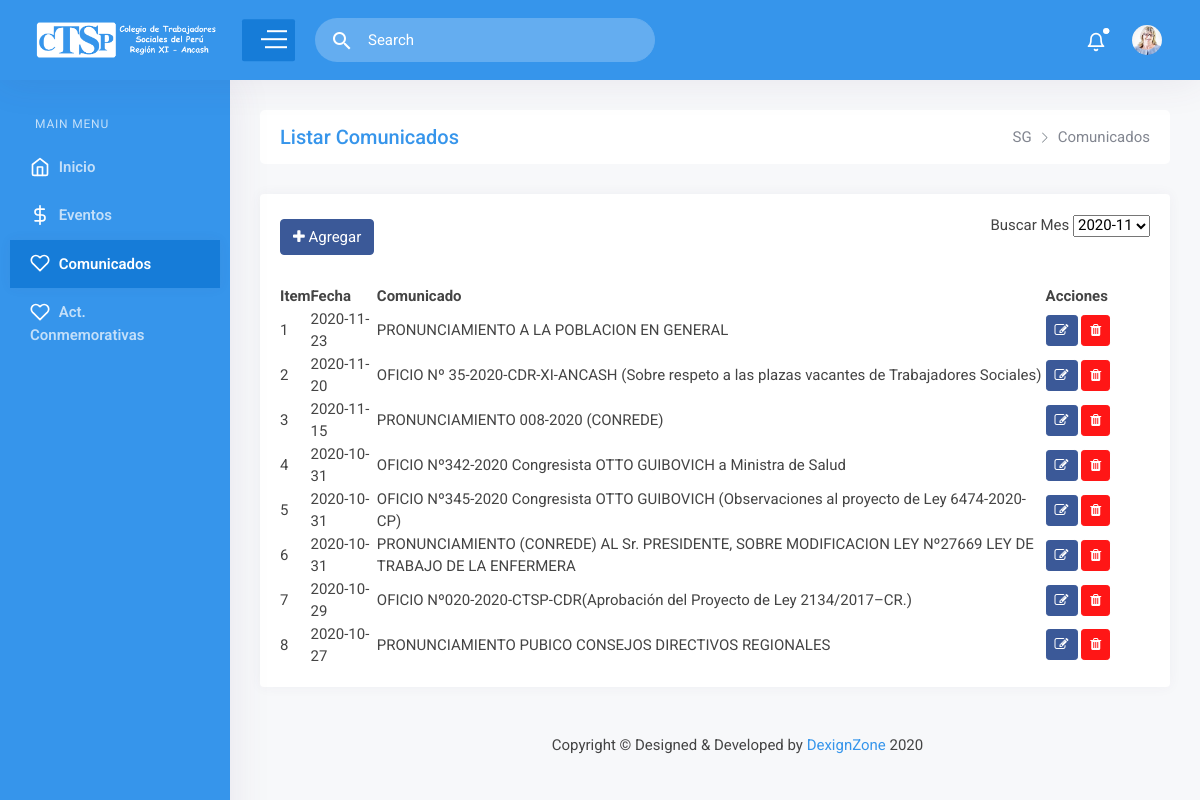
The app's page /intranet/gestor_contenidos/contents/ver_comunicados.php, older data.
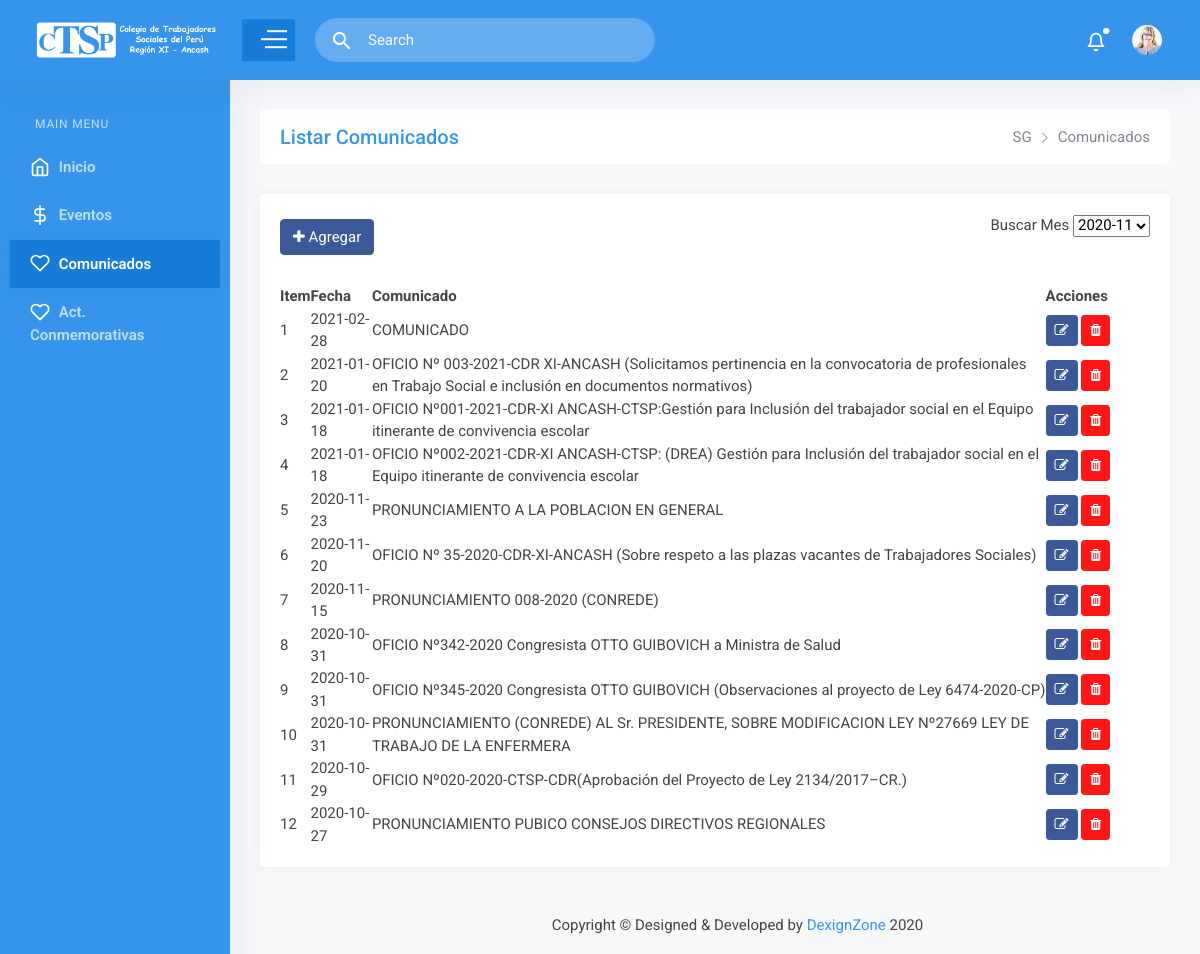
The same page, newer data.
### tables this page shows
CREATE TABLE `comunicados` (
  `idcomunicado` int(11) NOT NULL,
  `titulo` varchar(245) DEFAULT NULL,
  `imagen` varchar(45) DEFAULT NULL,
  `fecha` date DEFAULT NULL
);

### intranet/models/Conectar.php (called while the page is built, shortened)
<?php
class Conectar
{
    private static $_instancia;
    private $_connection;
    private $_host = "localhost";
    private $_user = "root_lsp";
    private $_pass = "root/*123";
    private $_db = "ctsprxi";
    public function __construct()
    {
        $this->_connection = new mysqli($this->_host, $this->_user, $this->_pass, $this->_db);
        $this->_connection->query("SET NAMES 'utf8'");
    }
    public static function getInstancia()
    {
        if (!isset(self::$_instancia)) {
            self::$_instancia = new self;
        }
        return self::$_instancia;
    }
    public function getConnection()
    {
        return $this->_connection;
    }
    public function get_Cursor($sql)
    {
        $db = conectar::getInstancia();
        $mysqli = $db->getConnection();
        $resultado = $mysqli->query($sql);
        return $resultado;
    }
}

### intranet/models/Comunicados.php (called while the page is built, shortened)
<?php
require_once 'Conectar.php';
class Comunicado
{
    private $c_conectar;
    public function __construct()
    {
        $this->c_conectar = Conectar::getInstancia();
    }
    public function verComunicados ($limit = 20) {
        $sql = "select idcomunicado, fecha,titulo, imagen
                from comunicados
                order by fecha desc
                limit $limit";
        return $this->c_conectar->get_Cursor($sql);
    }
}

### intranet/gestor_contenidos/contents/ver_comunicados.php (the view, shortened to what the changed rows need)
<?php
require '../../models/Comunicados.php';
$comunicado = new Comunicado();
?>
<!DOCTYPE html>
<html lang="es">
<head>
    <link href="../../public/vendor/datatables/css/jquery.dataTables.min.css" rel="stylesheet">
    <link href="../../public/vendor/bootstrap-select/dist/css/bootstrap-select.min.css" rel="stylesheet">
    <link href="../../public/css/style.css" rel="stylesheet">
</head>
<body>
<div id="main-wrapper">
    <div class="content-body">
        <div class="container-fluid">
            <div class="row">
                <div class="col-12">
                    <div class="card">
                        <div class="card-body">
                            <div class="table-responsive">
                                <table id="example" class="display" style="min-width: 845px">
                                    <thead>
                                    <tr>
                                        <th>Item</th>
                                        <th>Fecha</th>
                                        <th>Comunicado</th>
                                        <th width="12%">Acciones</th>
                                    </tr>
                                    </thead>
                                    <tbody>
                                    <?php
                                    $acomunicados = $comunicado->verComunicados();
                                    $itemnro= 0;
                                    foreach ($acomunicados as $item) {
                                        $itemnro++;
                                        ?>
                                        <tr>
                                            <td><?PHP echo $itemnro ?></td>
                                            <td><?PHP echo $item["fecha"] ?></td>
                                            <td><?PHP echo $item["titulo"] ?></td>
                                            <td>
                                                <a href="#" class="btn btn-facebook btn-sm" title="Editar"><i class="fa fa-edit"></i></a>
                                                <a href="#" class="btn btn-danger btn-sm" title="Eliminar"><i class="fa fa-trash"></i></a>
                                            </td>
                                        </tr>
                                    <?php
                                    }
                                    ?>
                                    </tbody>
                                </table>
                            </div>
                        </div>
                    </div>
                </div>
            </div>
        </div>
    </div>
</div>
</body>
</html>

Row changes from the older to the newer data that the page shows:
added comunicados: fecha "2021-02-28", titulo "COMUNICADO"
added comunicados: fecha "2021-01-20", titulo "OFICIO Nº 003-2021-CDR XI-ANCASH (Solicitamos pertinencia en la convocatoria de profesionales en Trabajo Social e inclusión en documentos normativos)"
added comunicados: fecha "2021-01-18", titulo "OFICIO Nº001-2021-CDR-XI ANCASH-CTSP:Gestión para Inclusión del trabajador social en el Equipo itinerante de convivencia escolar"
added comunicados: fecha "2021-01-18", titulo "OFICIO Nº002-2021-CDR-XI ANCASH-CTSP: (DREA) Gestión para Inclusión del trabajador social en el Equipo itinerante de convivencia escolar"
